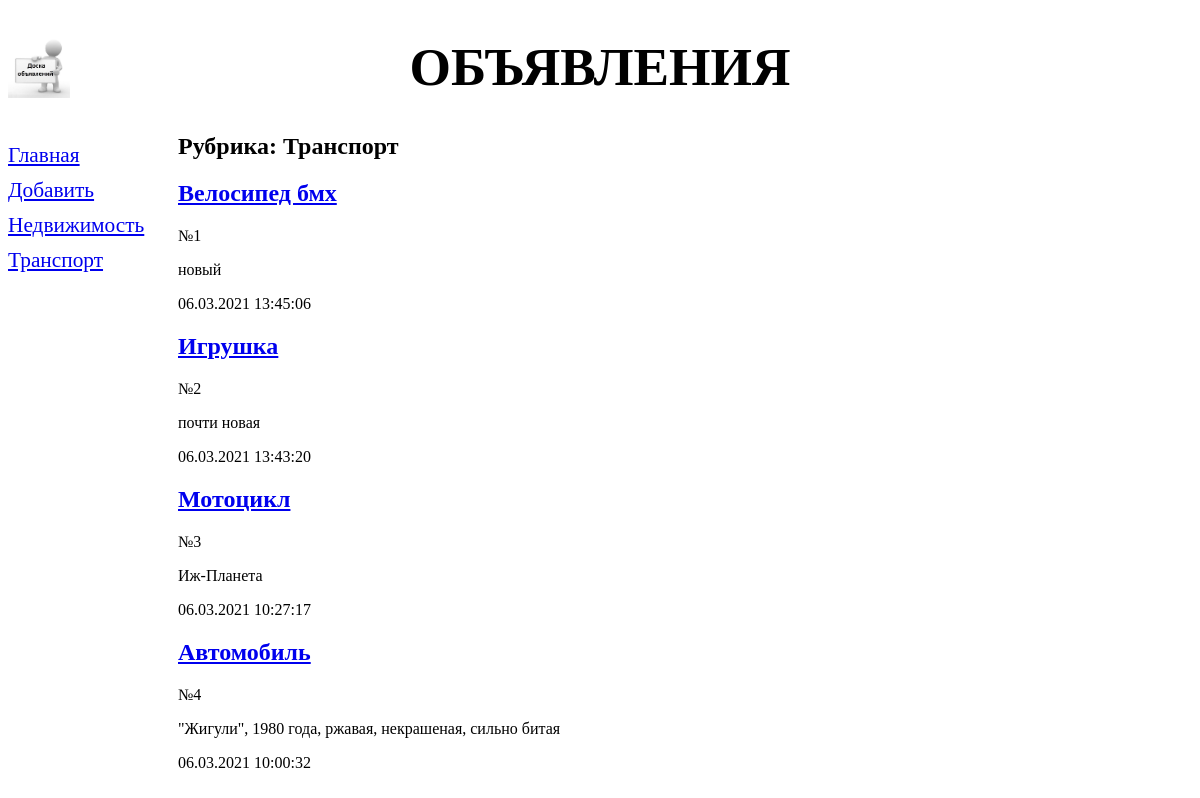
The page /bboard/2/ on the database as committed earlier.
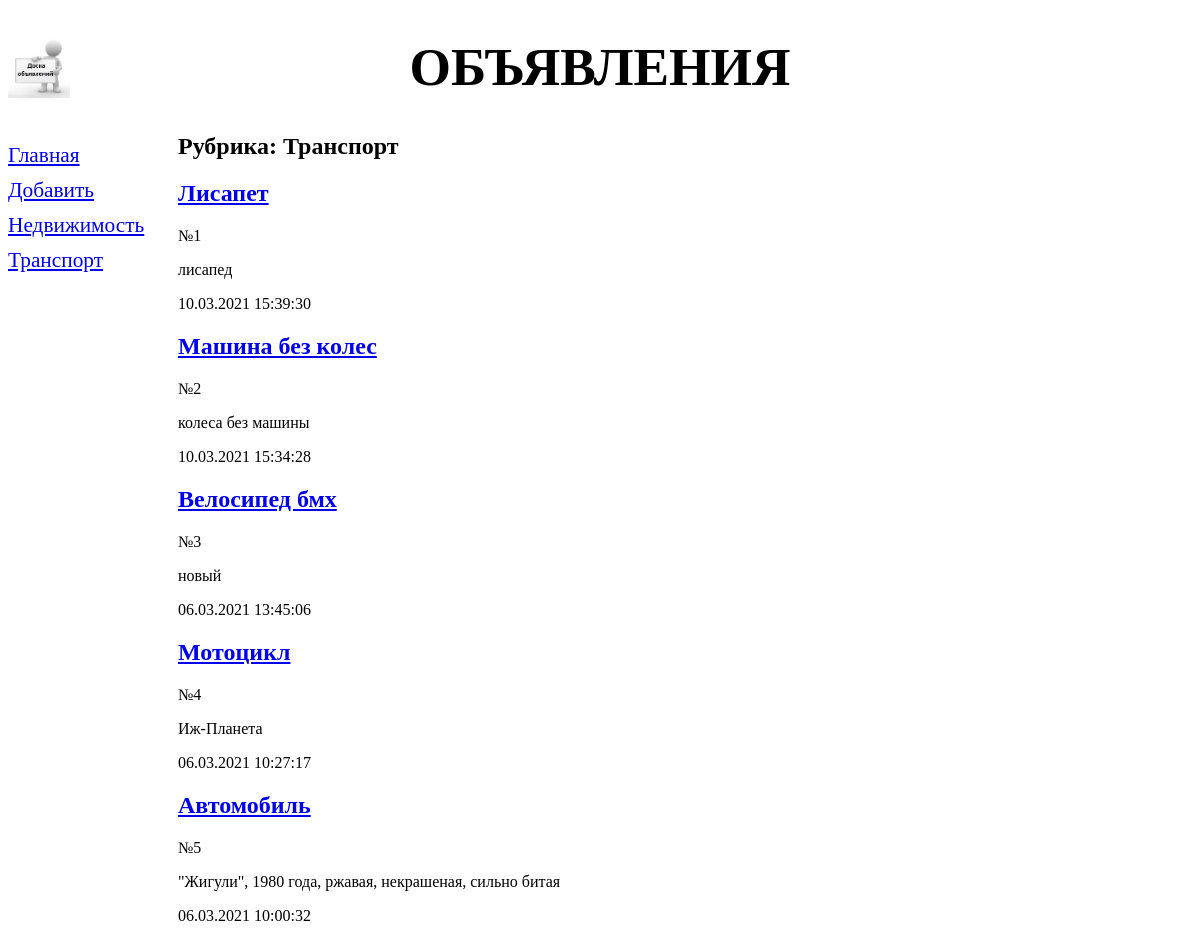
The same page on the database as committed later.
### bboard/models.py (models this page shows, shortened)
class Rubric(models.Model):
    name = models.CharField(max_length=20, db_index=True, verbose_name='Название')
    class Meta:
        verbose_name_plural = 'Рубрики'
        verbose_name = 'Рубрика'
        ordering = ['name']

class Bb(models.Model):
    title = models.CharField(max_length=50, verbose_name='Товар')
    content = models.TextField(null=True, blank=True, verbose_name='Описание')
    price = models.FloatField(null=True, blank=True, verbose_name='Цена')
    published = models.DateTimeField(auto_now_add=True, db_index=True, verbose_name='Опубликовано')
    rubric = models.ForeignKey('Rubric', null=True, on_delete=models.PROTECT, verbose_name='Рубрика')
    class Meta:
        verbose_name_plural = 'Объявления'
        verbose_name = 'Объявление'
        ordering = ['-published']

### bboard/views.py (the view)
# urls.py: path('<int:rubric_id>/', BbByRubricView.as_view(), name='by_rubric'),
class BbByRubricView(SingleObjectMixin, ListView):
    template_name = 'bboard/by_rubric.html'
    pk_url_kwarg = 'rubric_id'
    def get(self, request, *args, **kwargs):
        self.object = self.get_object(queryset=Rubric.objects.all())
        return super().get(request, *args, **kwargs)
    def get_context_data(self, **kwargs):
        context = super().get_context_data(**kwargs)
        context['current_rubric'] = self.object
        context['rubrics'] = Rubric.objects.all()
        context['bbs'] = context['object_list']
        return context
    def get_queryset(self):
        return self.object.bb_set.all()

### templates/bboard/by_rubric.html (shortened to what this page needs)
{% extends 'layout/basic.html' %}
{% block content %}
    <h2>Рубрика: {{ current_rubric.name }}</h2>
    {% for bb in bbs %}
        <div class="{% cycle 'b1' 'b2' %}">
            <h2><a href="{% url 'detail' pk=bb.pk %}">{{ bb.title }}</a></h2>
                    <p>№{{ forloop.counter }}</p>
            <p>{{ bb.content }}</p>
            <p>{{ bb.published|date:"d.m.Y H:i:s" }}</p>
        </div>
    {% endfor %}
{% endblock %}

### templates/layout/basic.html (shortened to what this page needs)
{% load static %}
<!DOCTYPE html>
<html lang="ru">
<head>
    <link rel="stylesheet" type="text/css" href="{% static 'bboard/style.css' %}">
</head>
<body>
<header>
    <h1>Объявления</h1>
</header>
<nav>
    <a href="{% url 'index' %}">Главная</a>
    <a href="{% url 'add' %}">Добавить</a>
    {% for rubric in rubrics %}
        <a href="{% url 'by_rubric' rubric.pk %}">{{ rubric.name }}</a>
    {% endfor %}
</nav>
<section>
    {% block content %}
    {% endblock %}
</section>
</body>
</html>

Rows that differ between the two databases and show on the page:
removed Bb: title "Игрушка", content "почти новая", published "06.03.2021 13:43:20"
added Bb: title "Лисапет", content "лисапед", published "10.03.2021 15:39:30"
added Bb: title "Машина без колес", content "колеса без машины", published "10.03.2021 15:34:28"
